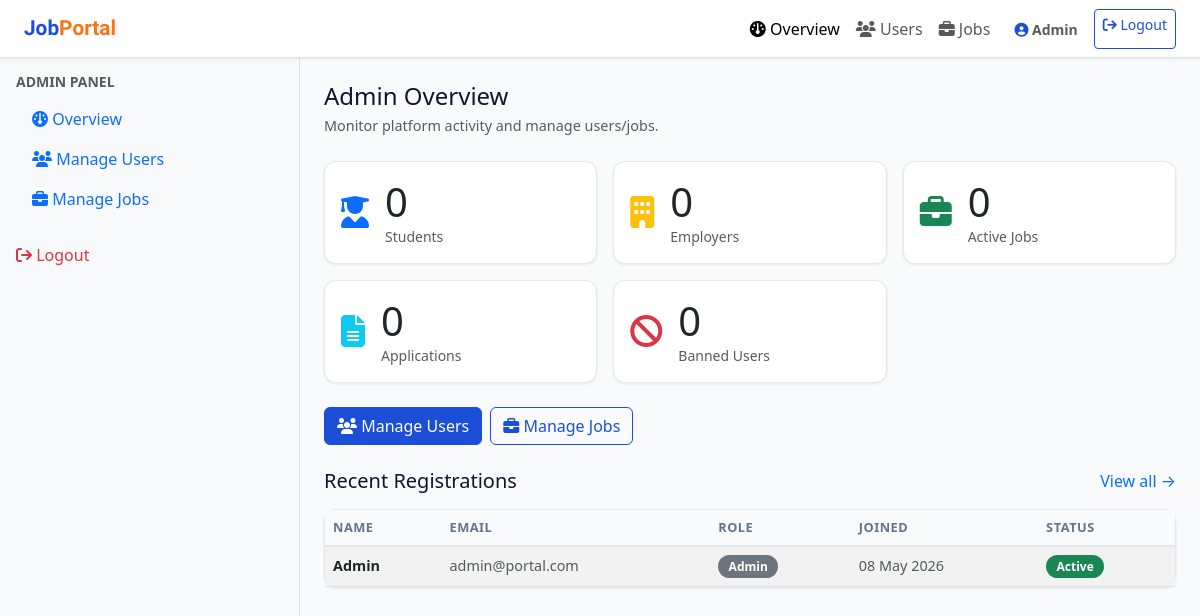
/admin/dashboard.php (signed in), run on an earlier commit of the app's database.
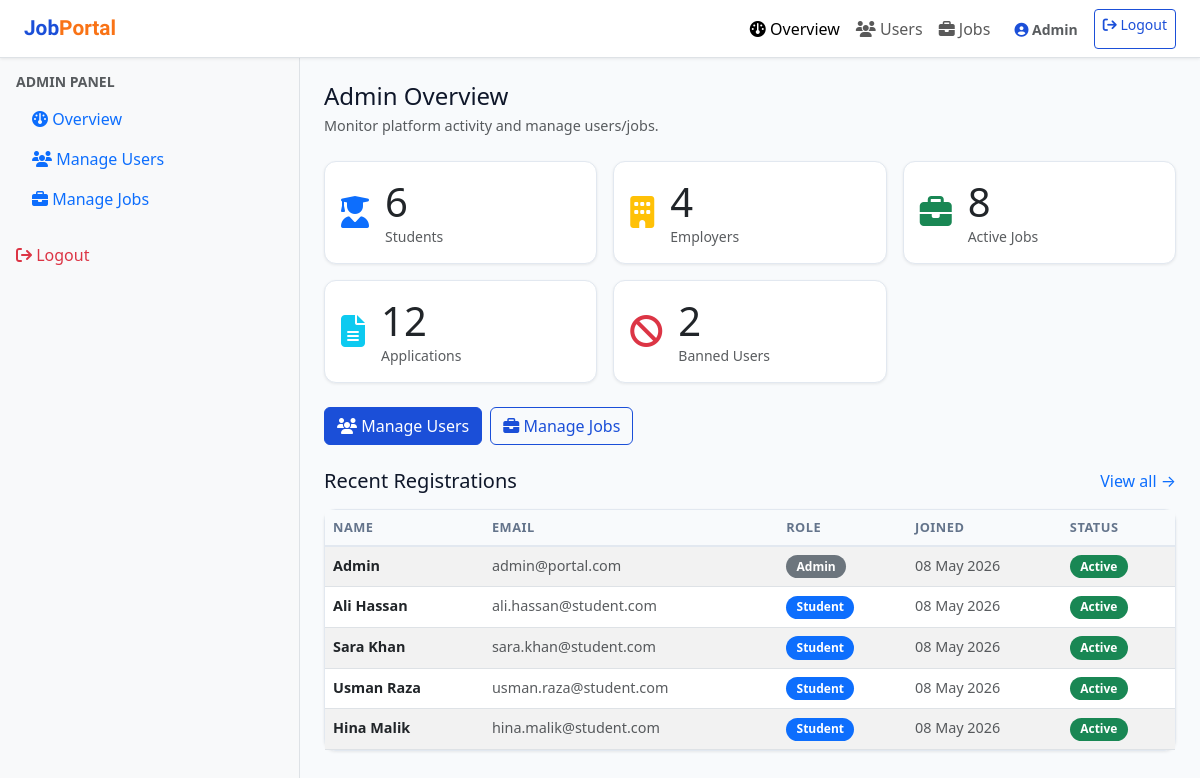
And on a later commit of the database.
### tables this page shows
CREATE TABLE users (
    id INT AUTO_INCREMENT PRIMARY KEY,
    full_name VARCHAR(100) NOT NULL,
    email VARCHAR(150) UNIQUE NOT NULL,
    password VARCHAR(255) NOT NULL,
    role ENUM('student', 'employer', 'admin') NOT NULL,
    is_banned TINYINT(1) DEFAULT 0,
    created_at TIMESTAMP DEFAULT CURRENT_TIMESTAMP
);

### admin/dashboard.php (the view, shortened to what the changed rows need)
<?php
require_once '../includes/db.php';
$total_students  = $conn->query("SELECT COUNT(*) FROM users WHERE role='student'")->fetch_row()[0];
$total_employers = $conn->query("SELECT COUNT(*) FROM users WHERE role='employer'")->fetch_row()[0];
$total_jobs      = $conn->query("SELECT COUNT(*) FROM jobs WHERE is_deleted=0")->fetch_row()[0];
$total_apps      = $conn->query("SELECT COUNT(*) FROM applications")->fetch_row()[0];
$banned_users    = $conn->query("SELECT COUNT(*) FROM users WHERE is_banned=1")->fetch_row()[0];
$recent_users = $conn->query("SELECT full_name, email, role, is_banned, created_at FROM users ORDER BY created_at DESC LIMIT 5");
?>
<!DOCTYPE html>
<html lang="en">
<head>
<link rel="stylesheet" href="https://cdn.jsdelivr.net/npm/bootstrap@5.3.0/dist/css/bootstrap.min.css">
<link rel="stylesheet" href="https://cdnjs.cloudflare.com/ajax/libs/font-awesome/6.4.0/css/all.min.css">
<link rel="stylesheet" href="../css/style.css">
</head>
<body>
<div class="container-fluid">
  <div class="row">
    <main class="col-lg-9 p-4">
    <div style="margin-bottom:1.5rem;">
      <h1 style="font-size:1.5rem; margin-bottom:.25rem;">Admin Overview</h1>
    </div>
      <div class="row g-3 mb-4">
        <div class="col-md-6 col-lg-4">
          <div class="card">
            <div class="card-body">
              <div class="d-flex align-items-center">
                <div>
                  <div class="display-6"><?= $total_students ?></div>
                  <div class="text-muted small">Students</div>
                </div>
              </div>
            </div>
          </div>
        </div>
        <div class="col-md-6 col-lg-4">
          <div class="card">
            <div class="card-body">
              <div class="d-flex align-items-center">
                <div>
                  <div class="display-6"><?= $total_employers ?></div>
                  <div class="text-muted small">Employers</div>
                </div>
              </div>
            </div>
          </div>
        </div>
        <div class="col-md-6 col-lg-4">
          <div class="card">
            <div class="card-body">
              <div class="d-flex align-items-center">
                <div>
                  <div class="display-6"><?= $total_jobs ?></div>
                  <div class="text-muted small">Active Jobs</div>
                </div>
              </div>
            </div>
          </div>
        </div>
        <div class="col-md-6 col-lg-4">
          <div class="card">
            <div class="card-body">
              <div class="d-flex align-items-center">
                <div>
                  <div class="display-6"><?= $total_apps ?></div>
                  <div class="text-muted small">Applications</div>
                </div>
              </div>
            </div>
          </div>
        </div>
        <div class="col-md-6 col-lg-4">
          <div class="card">
            <div class="card-body">
              <div class="d-flex align-items-center">
                <div>
                  <div class="display-6"><?= $banned_users ?></div>
                  <div class="text-muted small">Banned Users</div>
                </div>
              </div>
            </div>
          </div>
        </div>
      </div>
      <div class="card">
        <table class="table table-striped mb-0">
          <thead>
            <tr><th>Name</th><th>Email</th><th>Role</th><th>Joined</th><th>Status</th></tr>
          </thead>
          <tbody>
            <?php while ($u = $recent_users->fetch_assoc()): ?>
            <tr>
              <td class="fw-bold"><?= htmlspecialchars($u['full_name']) ?></td>
              <td class="text-muted"><?= htmlspecialchars($u['email']) ?></td>
              <td>
                <span class="badge <?= $u['role']==='student'?'bg-primary':($u['role']==='employer'?'bg-warning text-dark':'bg-secondary') ?>">
                  <?= ucfirst($u['role']) ?>
                </span>
              </td>
              <td class="text-muted"><?= date('d M Y', strtotime($u['created_at'])) ?></td>
              <td>
                <?php if ($u['is_banned']): ?>
                  <span class="badge bg-danger">Banned</span>
                <?php else: ?>
                  <span class="badge bg-success">Active</span>
                <?php endif; ?>
              </td>
            </tr>
            <?php endwhile; ?>
          </tbody>
        </table>
      </div>
    </main>
  </div>
</div>
</body>
</html>

What changed in the data, as far as the page shows it:
added users: full_name "Ali Hassan", email "ali.hassan@student.com", role "Student", created_at "08 May 2026", is_banned "Active"
added users: full_name "Sara Khan", email "sara.khan@student.com", role "Student", created_at "08 May 2026", is_banned "Active"
added users: full_name "Usman Raza", email "usman.raza@student.com", role "Student", created_at "08 May 2026", is_banned "Active"
added users: full_name "Hina Malik", email "hina.malik@student.com", role "Student", created_at "08 May 2026", is_banned "Active"
Also different on the page:
$total_students: "0" → "6"
$total_employers: "0" → "4"
$total_jobs: "0" → "8"
$total_apps: "0" → "12"
$banned_users: "0" → "2"
